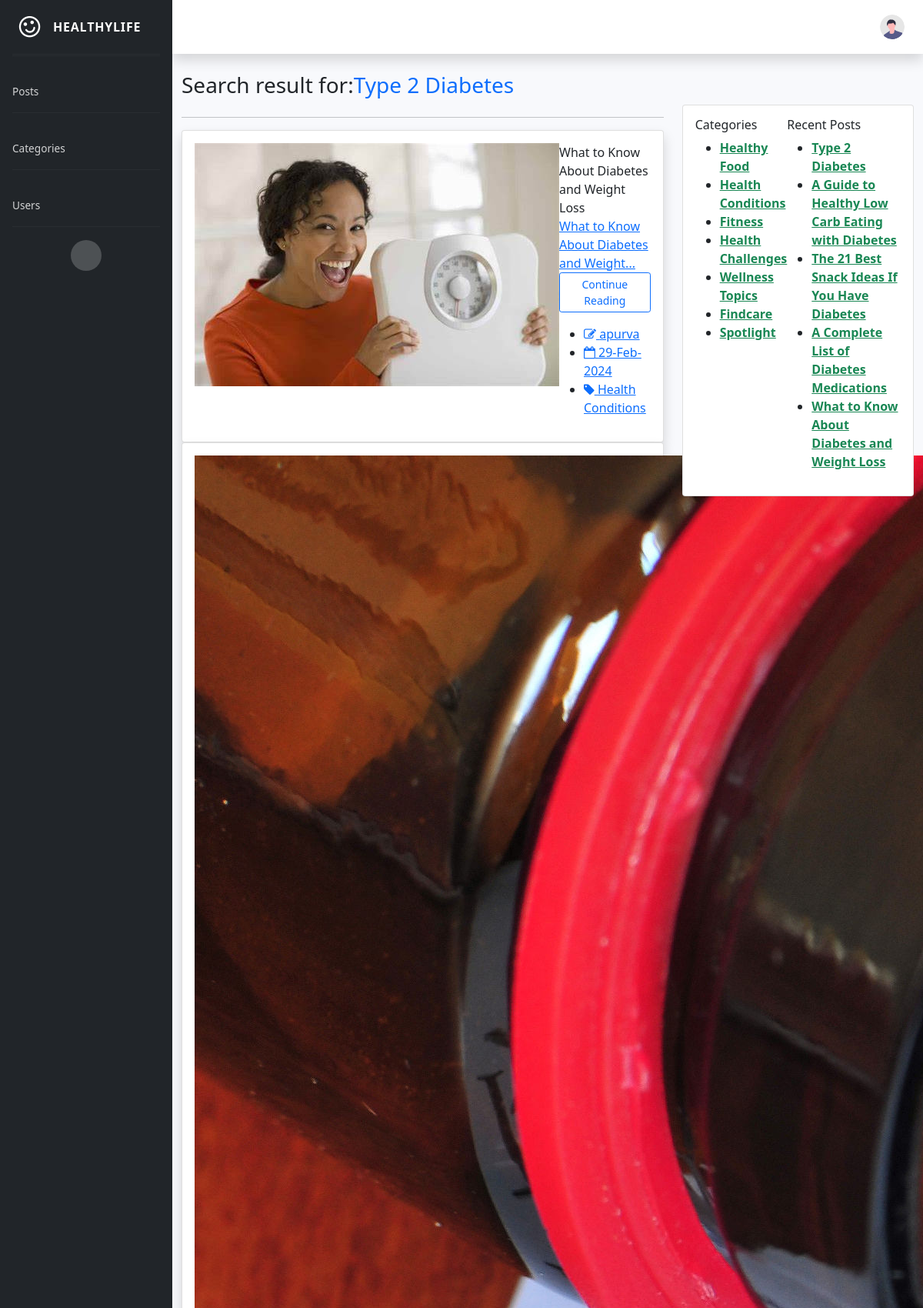
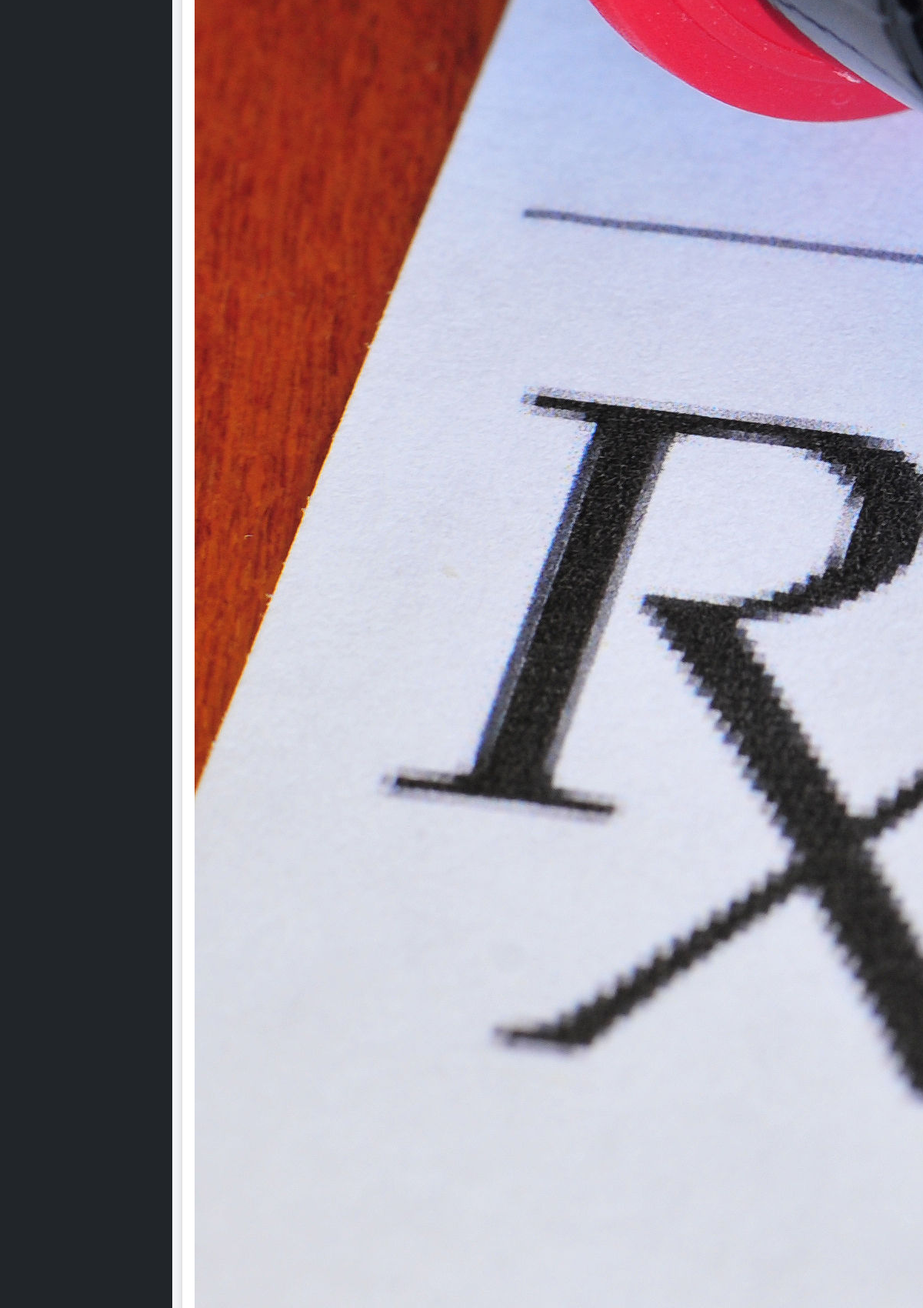
/search.php?keyword=Type 2 Diabetes (upper part), run on the app's committed database (2 pictures, top to bottom).
### tables this page shows
CREATE TABLE `blog` (
  `blog_id` int(11) NOT NULL,
  `blog_title` varchar(255) NOT NULL,
  `blog_body` text NOT NULL,
  `blog_image` varchar(255) NOT NULL,
  `category` int(11) NOT NULL,
  `author_id` int(11) NOT NULL,
  `publish_date` timestamp NOT NULL DEFAULT current_timestamp() ON UPDATE current_timestamp()
);

CREATE TABLE `user` (
  `user_id` int(11) NOT NULL,
  `username` varchar(100) NOT NULL,
  `password` varchar(100) NOT NULL,
  `email` varchar(100) NOT NULL,
  `role` int(11) NOT NULL
);

CREATE TABLE `categories` (
  `cat_id` int(11) NOT NULL,
  `cat_name` varchar(255) NOT NULL
);

### search.php (the view, shortened to what this page needs)
<?php  include ('header.php');
    include ('config.php');
   $keyword= $_GET['keyword'];
	if(!isset($_GET['page'])){
		$page=1;
	}
	else{
		$page=$_GET['page'];
	}
	$limit=2;
	$ofset=($page-1)*$limit;
    $sql="SELECT * FROM blog LEFT JOIN categories ON blog.category=categories.cat_id LEFT JOIN user ON blog.author_id=user.user_id WHERE blog_title like '%$keyword%' OR blog_body like '%$keyword%' ORDER BY blog.publish_date DESC  limit $ofset,$limit";
   $run=mysqli_query($config,$sql);
   $row=mysqli_num_rows($run);
?>
<html><head>
</head>
<body>
<div class="container mt-2">
	<div class="row">
        <h3>Search result for:<span class="text-primary"><?= $keyword ?></span></h3>
		<div class="col-lg-8">
            <hr>
			<?php if($row){
					while($result=mysqli_fetch_assoc($run)){
			?>
			<div class="card shadow">
				<div class="card-body d-flex blog_flex">
					<div class="flex-part1">
						<a href="single_post.php?id=<?=$result['blog_id']?>"><?php $img=$result['blog_image'] ?><img src="admin/upload/<?=$img?>"> </a>
					</div>
					<div class="flex-grow-1 flex-part2">
						  <?= ucfirst($result['blog_title'])?>
						<p>
						  <a href="single_post.php?id=<?=$result['blog_id']?>" id="body">
						  <?= strip_tags(substr(($result['blog_body']),0,50))."..."?>
						  </a> <span><br>
                          <a href="single_post.php?id=<?=$result['blog_id']?>" class="btn btn-sm btn-outline-primary">Continue Reading
						</a></span>
                        </p>
						<ul>
							<li class="me-2"><a href=""> <span>
                                <i class="fa fa-pencil-square-o" aria-hidden="true"></i></span>
								<?=$result['username']?>
								</a>
							</li>
							<li class="me-2">
								<a href=""> <span><i class="fa fa-calendar-o" aria-hidden="true"></i></span>
								 <?php $date=$result['publish_date']?>
								<?= date('d-M-Y', strtotime($date))?>
							</a>
							</li>
							<li>
								<a href="" class="text-primary"> <span><i class="fa fa-tag" aria-hidden="true"></i></span> <?=$result['cat_name']?></a>
						    </li>
						</ul>
					</div>
				</div>
			</div>
           <?php }}  else{ echo "<h5 class='text-danger'>No record found </h5>"; }?>
		</div>
        <?php include "sidebar.php"?>
	</div>
</div>
</body>
</html>
<?php  include 'footer.php';?>

### sidebar.php
<?php include "config.php";
$select="SELECT * FROM categories";
$query=mysqli_query($config,$select);
$select2="SELECT * FROM blog ORDER BY publish_date limit 5";
$query2=mysqli_query($config,$select2);
?>
<div class="col-lg-4">
			<div class="card">
				<div class="card-body d-flex right-section">
					<div id="categories">
						<h6>Categories</h6>
						<ul>
							<?php while($cats=mysqli_fetch_assoc($query)) {?>
							<li><a href="cat.php?id=<?= $cats['cat_id'] ?>" class="text-success fw-bold"><?= $cats['cat_name'] ?></a></li>
							<?php } ?>
						</ul>
					</div>
				    <div id="posts">
						<h6>Recent Posts</h6>
						<ul>
							<?php while($posts=mysqli_fetch_assoc($query2)) {?>
								<li><a href="single_post.php?id=<?= $posts['blog_id']?>" class="text-success fw-bold"><?= $posts['blog_title']?></a>
								</li>
								<?php }?>
						</ul>
					</div>
				</div>
			</div>
</div>

### data on the page
blog: blog_image (picture), blog_title "What to Know About Diabetes and Weight Loss", blog_body "What to Know About Diabetes and Weight", author.username "apurva", publish_date "29-Feb-2024", categories.cat_name "Health Conditions"
blog: blog_image (picture), blog_title "A Complete List of Diabetes Medications"
categories: cat_name "Healthy Food"
categories: cat_name "Health Conditions"
categories: cat_name "Fitness"
categories: cat_name "Health Challenges"
categories: cat_name "Wellness Topics"
categories: cat_name "Findcare"
categories: cat_name "Spotlight"
blog: blog_title "Type 2 Diabetes"
blog: blog_title "A Guide to Healthy Low Carb Eating with Diabetes"
blog: blog_title "The 21 Best Snack Ideas If You Have Diabetes"

### other printed values
$keyword "Type 2 Diabetes"
